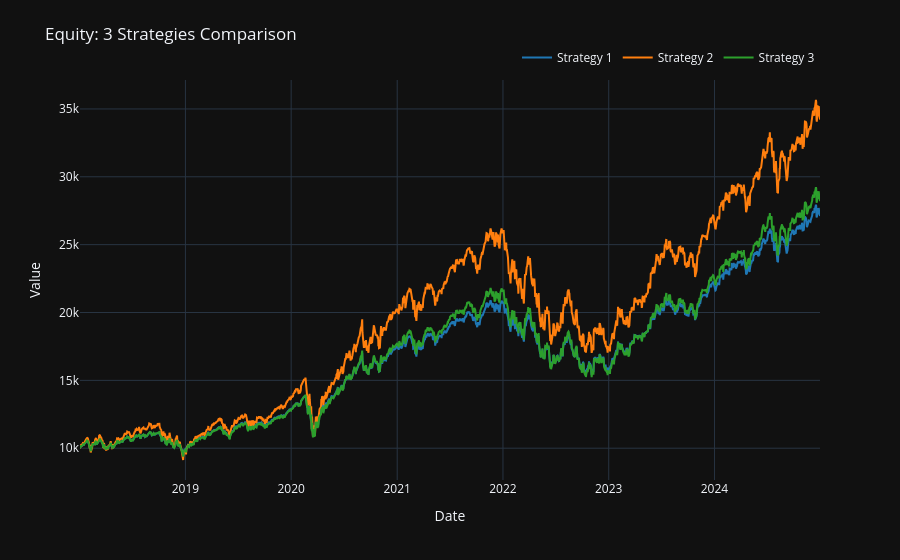

Source (notebook cell):
### Code cell
plot_strategy_comparison_interactive(
    result, result_qqq_only, result_never
)

### Figure 1 — Plotly figure (JSON) as saved in the notebook; plotly's stock layout.template omitted (floating-point values rounded to 4 significant figures; data arrays with more than 128 entries replaced by an {"elided": "..."} marker saying what was removed)
{"data": [{"hovertemplate": "Date: %{x|%Y-%m-%d}<br>Strategy 1: %{y:,.2f}<extra></extra>", "line": {"color": "#1f77b4", "width": 2}, "mode": "lines", "name": "Strategy 1", "x": {"elided": "1760 str values"}, "y": {"elided": "1760 float values"}, "type": "scatter"}, {"hovertemplate": "Date: %{x|%Y-%m-%d}<br>Strategy 2: %{y:,.2f}<extra></extra>", "line": {"color": "#ff7f0e", "width": 2}, "mode": "lines", "name": "Strategy 2", "x": {"elided": "1760 str values"}, "y": {"elided": "1760 float values"}, "type": "scatter"}, {"hovertemplate": "Date: %{x|%Y-%m-%d}<br>Strategy 3: %{y:,.2f}<extra></extra>", "line": {"color": "#2ca02c", "width": 2}, "mode": "lines", "name": "Strategy 3", "x": {"elided": "1760 str values"}, "y": {"elided": "1760 float values"}, "type": "scatter"}], "layout": {"legend": {"orientation": "h", "yanchor": "bottom", "y": 1.02, "xanchor": "right", "x": 1}, "margin": {"t": 80}, "title": {"text": "Equity: 3 Strategies Comparison"}, "xaxis": {"title": {"text": "Date"}}, "yaxis": {"title": {"text": "Value"}}, "hovermode": "closest"}}
